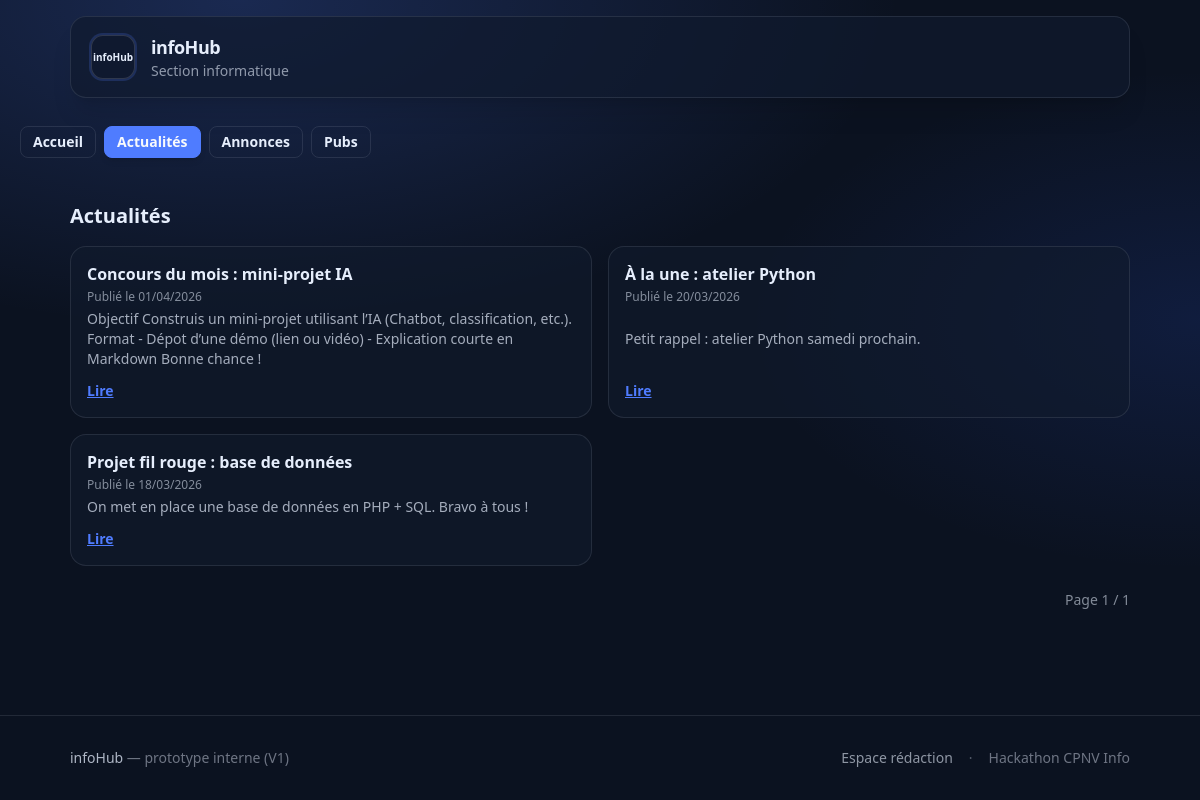
/index.php?route=news, run on the app's committed database.
### tables this page shows
CREATE TABLE IF NOT EXISTS news (
  id INT AUTO_INCREMENT PRIMARY KEY,
  title VARCHAR(255) NOT NULL,
  content TEXT NOT NULL,
  image_path VARCHAR(255) NULL,
  is_featured TINYINT(1) NOT NULL DEFAULT 0,
  contest_month CHAR(7) NULL,
  published_at DATETIME NOT NULL DEFAULT CURRENT_TIMESTAMP
);

### lib/db.php (called while the page is built, shortened)
<?php
function db(): PDO
{
  static $pdo = null;
  if ($pdo instanceof PDO) {
    return $pdo;
  }
  $dsn = sprintf(
    'mysql:host=%s;port=%d;dbname=%s;charset=utf8mb4',
    DB_HOST,
    DB_PORT,
    DB_NAME
  );
  $pdo = new PDO($dsn, DB_USER, DB_PASS, [
    PDO::ATTR_ERRMODE => PDO::ERRMODE_EXCEPTION,
    PDO::ATTR_DEFAULT_FETCH_MODE => PDO::FETCH_ASSOC,
  ]);
  return $pdo;
}

### lib/repositories.php (called while the page is built, shortened)
<?php
require_once __DIR__ . '/db.php';
require_once __DIR__ . '/markdown.php';
function getNewsList(int $limit, int $offset = 0): array
{
  $stmt = db()->prepare(
    "SELECT * FROM news ORDER BY published_at DESC LIMIT :lim OFFSET :off"
  );
  $stmt->bindValue(':lim', $limit, PDO::PARAM_INT);
  $stmt->bindValue(':off', $offset, PDO::PARAM_INT);
  $stmt->execute();
  return $stmt->fetchAll();
}
function countNews(): int
{
  return (int)db()->query("SELECT COUNT(*) AS c FROM news")->fetch()['c'];
}

### lib/markdown.php (called while the page is built, shortened)
<?php
function markdown_snippet(string $markdown, int $maxChars = 200): string
{
  $text = str_replace(["\r\n", "\r"], "\n", $markdown);
  $text = preg_replace('/\[(.*?)\]\((https?:\/\/[^\)]+)\)/', '$1', (string)$text);
  $text = preg_replace('/\*\*([^*]+)\*\*/', '$1', (string)$text);
  $text = preg_replace('/\*([^*\n]+)\*/', '$1', (string)$text);
  $text = preg_replace('/`([^`]+)`/', '$1', (string)$text);
  $text = preg_replace('/^#{1,3}\s*/m', '', (string)$text);
  $text = preg_replace('/\s+/', ' ', trim((string)$text));
  if (mb_strlen($text) <= $maxChars) {
    return $text;
  }
  return mb_substr($text, 0, $maxChars - 1) . '…';
}

### pages/news.php (the view, shortened to what this page needs)
<?php
require_once __DIR__ . '/../lib/repositories.php';
$page = isset($_GET['page']) ? max(1, (int)$_GET['page']) : 1;
$perPage = 10;
$offset = ($page - 1) * $perPage;
$total = countNews();
$totalPages = (int)max(1, ceil($total / $perPage));
$items = getNewsList($perPage, $offset);
?>
<?php require __DIR__ . '/../templates/header.php'; ?>
<section class="my-6 animate-fade-in">
  <h1 class="text-xl font-bold mb-4">Actualités</h1>
  <?php if (!$items): ?>
    <div class="rounded-2xl border border-dashed border-base-content/20 bg-base-200/40 px-5 py-6 text-base-content/70">
      <p>Aucune actualité trouvée.</p>
    </div>
  <?php else: ?>
    <div class="grid gap-4 sm:grid-cols-2">
      <?php foreach ($items as $n): ?>
        <article class="card bg-base-200/60 border border-base-content/10 overflow-x-clip min-w-0 max-w-full hover:-translate-y-0.5 hover:shadow-lg transition-all duration-300">
          <div class="card-body p-4 gap-1">
            <h3 class="font-bold text-base leading-snug"><?= h($n['title']) ?></h3>
            <p class="text-xs text-base-content/55">Publié le <?= h(date_format(new DateTime($n['published_at']), 'd/m/Y')) ?></p>
            <p class="text-sm text-base-content/70 line-clamp-4"><?= h(markdown_snippet((string)$n['content'], 180)) ?></p>
            <a class="link link-primary font-bold text-sm mt-2 w-fit" href="index.php?route=news_detail&id=<?= (int)$n['id'] ?>">Lire</a>
          </div>
        </article>
      <?php endforeach; ?>
    </div>
    <div class="flex flex-wrap items-center justify-between gap-3 mt-6">
      <span class="text-sm text-base-content/55">Page <?= h((string)$page) ?> / <?= h((string)$totalPages) ?></span>
    </div>
  <?php endif; ?>
</section>
<?php require __DIR__ . '/../templates/footer.php'; ?>

### data on the page
news: title "Concours du mois : mini-projet IA", published_at "01/04/2026", content "Objectif Construis un mini-projet utilisant l’IA (Chatbot, classification, etc.). Format - Dépot d’une démo (lien ou vidéo) - Explication courte en Markdown Bonne chance !"
news: title "À la une : atelier Python", published_at "20/03/2026", content "Petit rappel : atelier Python samedi prochain."
news: title "Projet fil rouge : base de données", published_at "18/03/2026", content "On met en place une base de données en PHP + SQL. Bravo à tous !"

### other printed values
SITE_TITLE "infoHub"
$page "1"
$totalPages "1"
